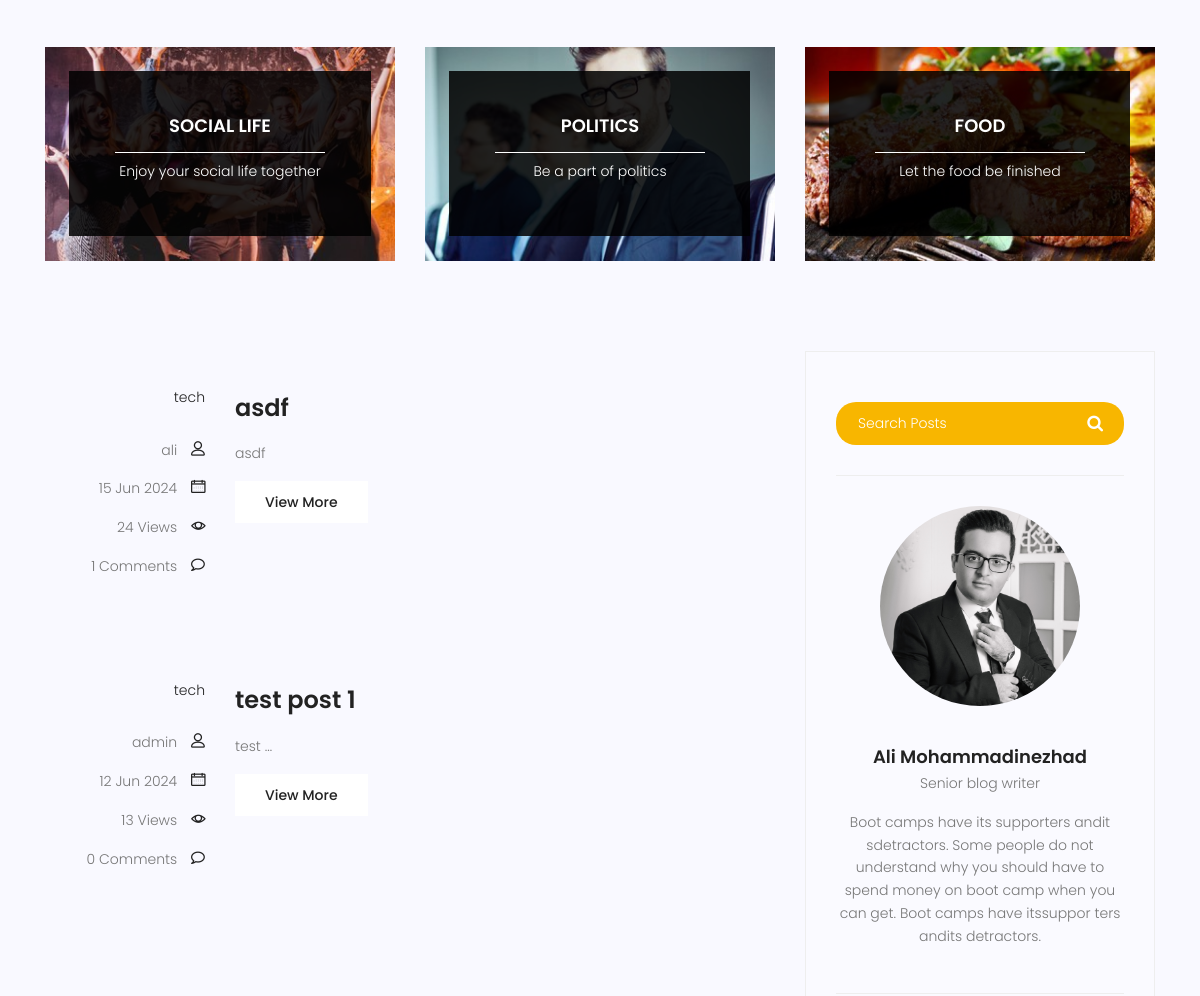
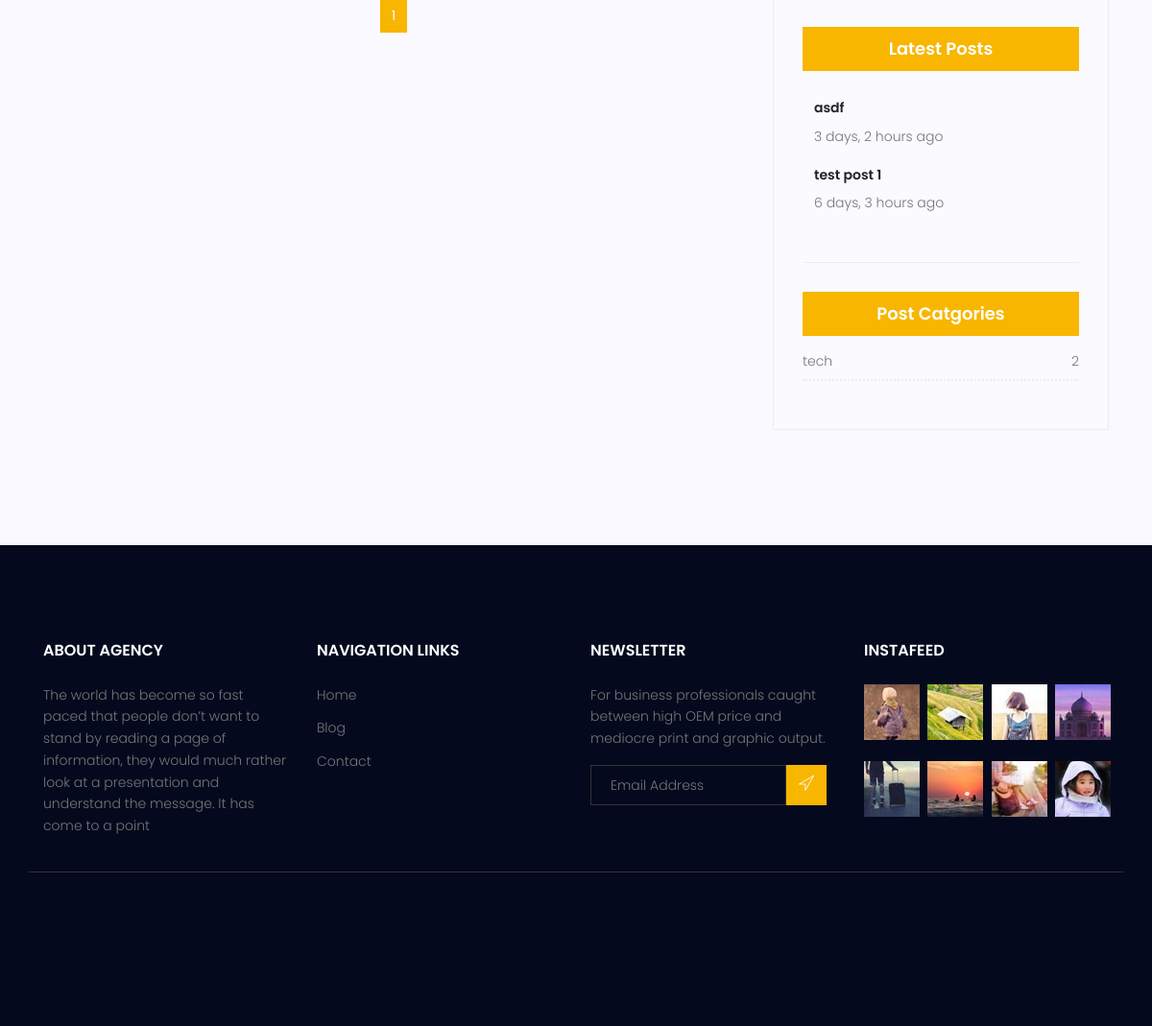
/blog/ (lower part), run on an earlier commit of the app's database (2 pictures, top to bottom).
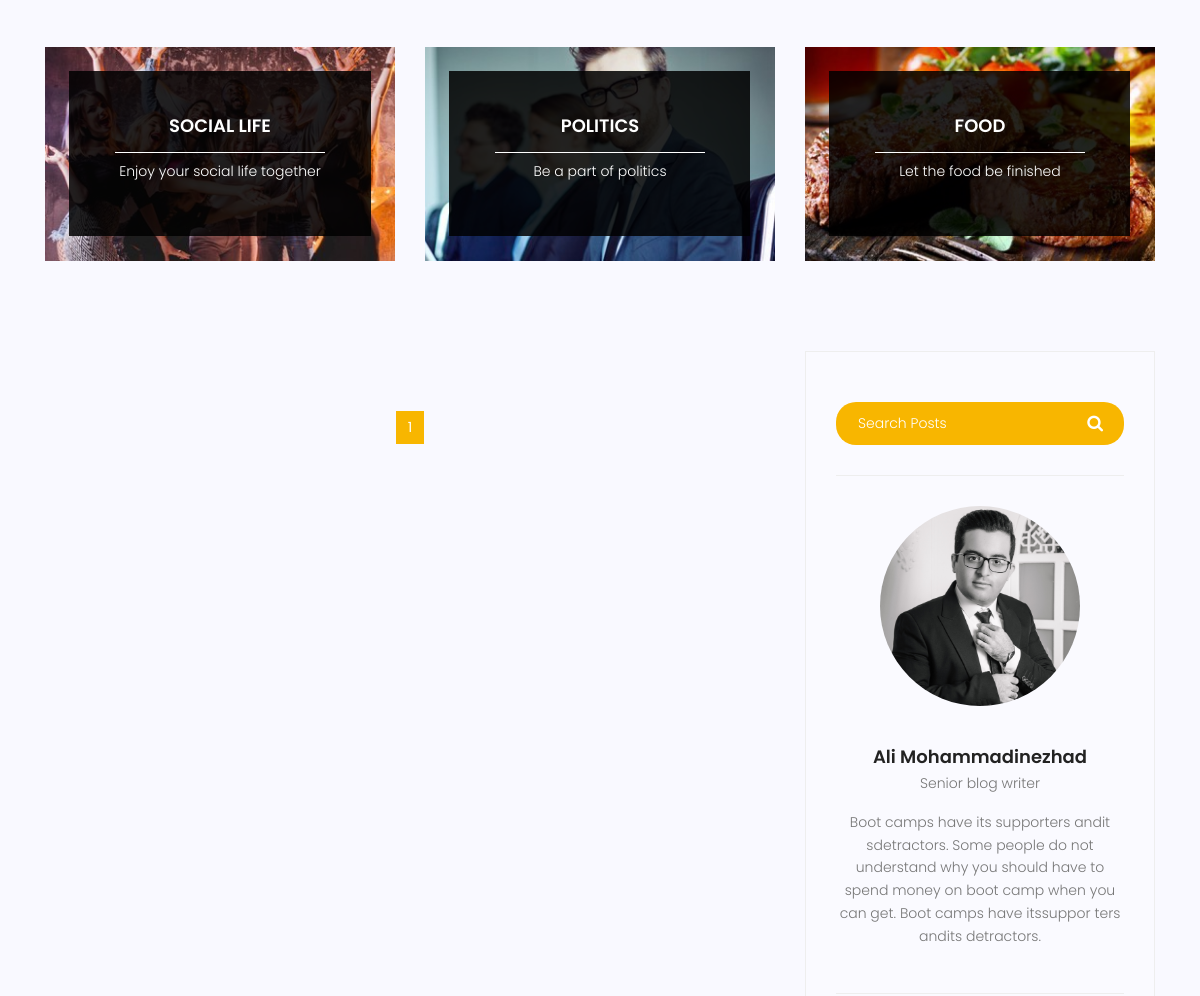
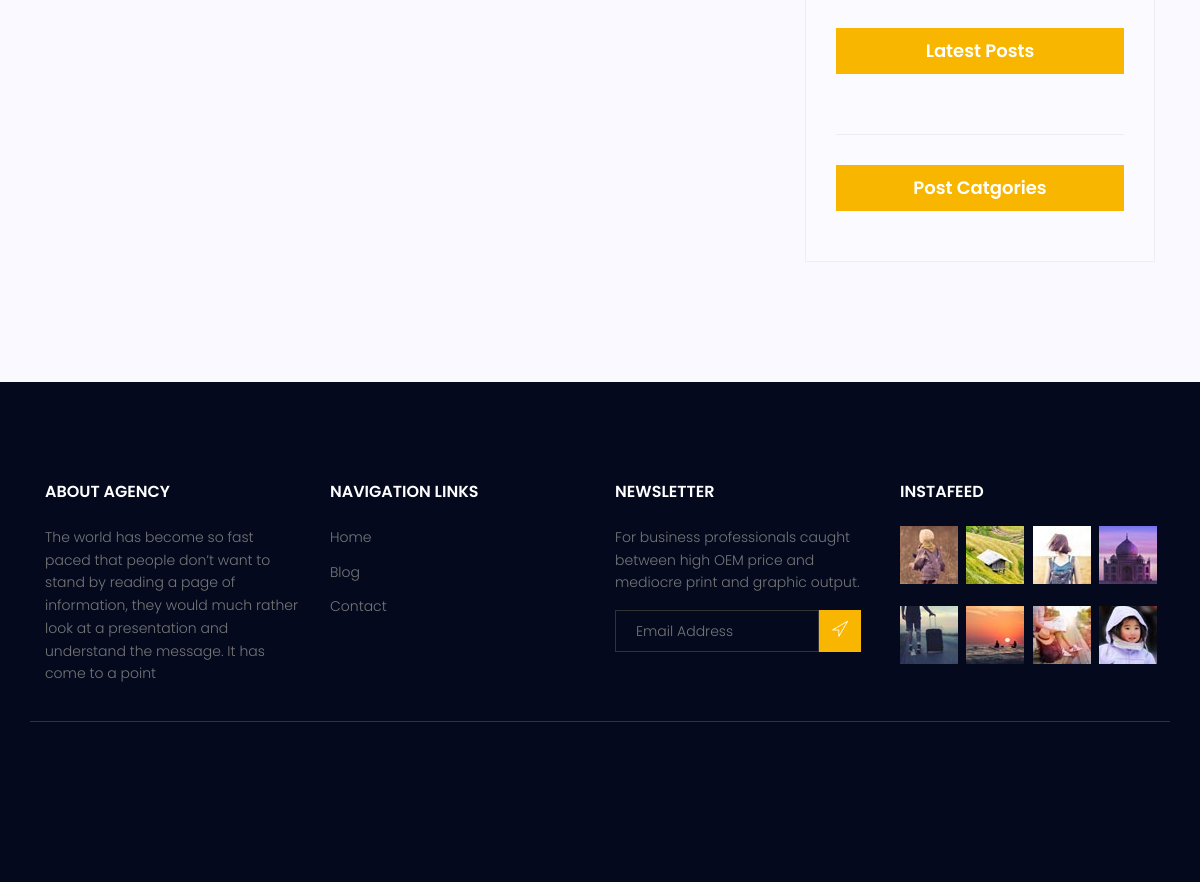
And on a later commit of the database (2 pictures, top to bottom).
### blog/models.py (models this page shows, shortened)
class Category(models.Model):
    name = models.CharField(max_length=255)
    def __str__(self) -> str:
        return self.name

class Post(models.Model):
    image = models.ImageField(upload_to='blog/', default='blog/default_image.png')
    author = models.ForeignKey(settings.AUTH_USER_MODEL, related_name='posts', on_delete=models.SET_NULL, null=True)
    title = models.CharField(max_length=255)
    content = HTMLField()
    tags = TaggableManager()
    category = models.ManyToManyField(Category)
    counted_view = models.IntegerField(default=0)
    status = models.BooleanField(default=False)
    login_require = models.BooleanField(default=False)
    published_datetime = models.DateTimeField(null=True)
    created_datetime = models.DateTimeField(auto_now_add=True)
    modified_datetime = models.DateTimeField(auto_now=True)
    class Meta:
        ordering = ['-created_datetime']

### accounts/models.py (models this page shows, shortened)
class CustomUser(AbstractUser):
    email = models.EmailField(_("email address"), unique=True)

### blog/views.py (the view)
# urls.py: path('', views.blog_list_view, name='list_view'),
def blog_list_view(request, **kwargs):
    posts = Post.objects.filter(status=True)
    posts = posts.filter(published_datetime__lte=now()).select_related('author').prefetch_related('category')
    if kwargs.get("cat_name"):
        posts = posts.filter(category__name=kwargs.get("cat_name"))
    if kwargs.get("tag_name"):
        posts = posts.filter(tags__name__in=[kwargs.get("tag_name")])
    posts = Paginator(posts, 3)
    try:
        page_number = request.GET.get("page")
        posts = posts.get_page(page_number)
    except PageNotAnInteger:
        posts = posts.get_page(1)
    except EmptyPage:
        posts = posts.get_page(1)
    context = {"posts": posts}
    return render(request, "blog/blog-home.html", context)

### blog/templatetags/blog_tags.py (called while the page is built)
@register.inclusion_tag("blog/blog-latest-post.html")
def latestposts(arg=3):
    posts = Post.objects.filter(status=True, published_datetime__lte=now()).order_by(
        "-published_datetime"
    ).prefetch_related('category').select_related('author')[:arg]
    return {"posts": posts}

@register.inclusion_tag("blog/blog-category.html")
def post_categories():
    posts = Post.objects.filter(status=True, published_datetime__lte=now()).select_related('author').prefetch_related(
        'category').order_by('-published_datetime')
    categories = Category.objects.prefetch_related('post_set')
    cat_dict = {}
    for name in categories:
        cat_dict[name] = posts.filter(category=name).count()
    return {"categories": cat_dict}

@register.simple_tag(name='comment_count')
def comment_count(pid):
    return (Comment.objects.filter(post=pid, approved=True)
            .prefetch_related('post__category__post_set')
            .select_related('post__author').count())

### templates/blog/blog-home.html (shortened to what this page needs)
{% extends '_base.html'%}
{% load static %}
{% load blog_tags %}
{% block content %}
<section class="top-category-widget-area pt-90 pb-90">
  <div class="container">
    <div class="row">
      <div class="col-lg-4">
        <div class="single-cat-widget">
          <div class="content relative">
            <div class="overlay overlay-bg"></div>
            <a href="#" target="_blank">
              <div class="thumb">
                <img
                  class="content-image img-fluid d-block mx-auto"
                  src="{% static 'img/blog/cat-widget1.jpg' %}"
                  alt=""
                />
              </div>
              <div class="content-details">
                <h4 class="content-title mx-auto text-uppercase">
                  Social life
                </h4>
                <span></span>
                <p>Enjoy your social life together</p>
              </div>
            </a>
          </div>
        </div>
      </div>
      <div class="col-lg-4">
        <div class="single-cat-widget">
          <div class="content relative">
            <div class="overlay overlay-bg"></div>
            <a href="#" target="_blank">
              <div class="thumb">
                <img
                  class="content-image img-fluid d-block mx-auto"
                  src="{% static 'img/blog/cat-widget2.jpg' %}"
                  alt=""
                />
              </div>
              <div class="content-details">
                <h4 class="content-title mx-auto text-uppercase">Politics</h4>
                <span></span>
                <p>Be a part of politics</p>
              </div>
            </a>
          </div>
        </div>
      </div>
      <div class="col-lg-4">
        <div class="single-cat-widget">
          <div class="content relative">
            <div class="overlay overlay-bg"></div>
            <a href="#" target="_blank">
              <div class="thumb">
                <img
                  class="content-image img-fluid d-block mx-auto"
                  src="{% static 'img/blog/cat-widget3.jpg' %}"
                  alt=""
                />
              </div>
              <div class="content-details">
                <h4 class="content-title mx-auto text-uppercase">Food</h4>
                <span></span>
                <p>Let the food be finished</p>
              </div>
            </a>
          </div>
        </div>
      </div>
    </div>
  </div>
</section>
<section class="post-content-area">
  <div class="container">
    <div class="row">
      <div class="col-lg-8 posts-list">
        {% for post in posts %}
        <div class="single-post row">
          <div class="col-lg-3 col-md-3 meta-details">
            <ul class="tags">
              <li>
                  {% for cat in post.category.all %}
                   <a href="{% url 'blog:category' cat_name=cat.name %}"> {{ cat.name }} {% if not forloop.last %} , {% endif %} </a>
                  {% endfor %}
                </li>
            </ul>
            <div class="user-details row">
              <p class="user-name col-lg-12 col-md-12 col-6">
                <a href="#">{{ post.author.username }}</a>
                <span class="lnr lnr-user"></span>
              </p>
              <p class="date col-lg-12 col-md-12 col-6">
                <a href="#">{{post.published_datetime|date:"d M Y" }}</a>
                <span class="lnr lnr-calendar-full"></span>
              </p>
              <p class="view col-lg-12 col-md-12 col-6">
                <a href="#">{{post.counted_view}} Views</a>
                <span class="lnr lnr-eye"></span>
              </p>
              <p class="comments col-lg-12 col-md-12 col-6">
                <a href="#">{% comment_count pid=post.id %} Comments</a> <span class="lnr lnr-bubble"></span>
              </p>
            </div>
          </div>
          <div class="col-lg-9 col-md-9">
            <div class="feature-img">
            </div>
            <a
              class="posts-title"
              href="{% url 'blog:detail_view' pk=post.id %}"
              ><h3>{{post.title}}</h3></a
            >
            <p class="excert">
              {{ post.content|safe|truncatewords:1  }}
            </p>
            <a
              href="{% url 'blog:detail_view' pk=post.id %}"
              class="primary-btn"
              >View More</a
            >
          </div>
        </div>
        {% endfor %}
        <nav class="blog-pagination justify-content-center d-flex">
          <ul class="pagination">
            {% for i in posts.paginator.page_range %}
            {% if posts.number == i %}
            <li class="page-item active">
              <a href="?page={{ i }}" class="page-link">{{ i }}</a>
            </li>
            {% else %}
            <li class="page-item">
              <a href="?page={{ i }}" class="page-link">{{ i }}</a>
            </li>
            {% endif %}
            {% endfor %}
          </ul>
        </nav>
      </div>
      <div class="col-lg-4 sidebar-widgets">
        <div class="widget-wrap">
          {% include 'blog/blog-search.html' %}
          {% include 'blog/blog-writer.html' %}
          {% latestposts %}
          {% post_categories %}
        </div>
      </div>
    </div>
  </div>
</section>
{% endblock content %}

### templates/_base.html (shortened to what this page needs)
{% load static %}
<!DOCTYPE html>
<html lang="zxx" class="no-js">
<head>
    <link rel="stylesheet" href="{% static 'css/linearicons.css' %}"/>
    <link rel="stylesheet" href="{% static 'css/font-awesome.min.css' %}"/>
    <link rel="stylesheet" href="{% static 'css/bootstrap.css' %}"/>
    <link rel="stylesheet" href="{% static 'css/magnific-popup.css' %}"/>
    <link rel="stylesheet" href="{% static 'css/jquery-ui.css' %}"/>
    <link rel="stylesheet" href="{% static 'css/nice-select.css' %}"/>
    <link rel="stylesheet" href="{% static 'css/animate.min.css' %}"/>
    <link rel="stylesheet" href="{% static 'css/owl.carousel.css' %}"/>
    <link rel="stylesheet" href="{% static 'css/main.css' %}"/>
</head>
<body>
{% block content %}{% endblock content %}
<footer class="footer-area section-gap">
    <div class="container">
        <div class="row">
            <div class="col-lg-3 col-md-6 col-sm-6">
                <div class="single-footer-widget">
                    <h6>About Agency</h6>
                    <p>
                        The world has become so fast paced that people don’t want to
                        stand by reading a page of information, they would much rather
                        look at a presentation and understand the message. It has come
                        to a point
                    </p>
                </div>
            </div>
            <div class="col-lg-3 col-md-6 col-sm-6">
                <div class="single-footer-widget">
                    <h6>Navigation Links</h6>
                    <div class="row">
                        <div class="col">
                            <ul>
                                <li><a href="{% url 'website:index' %}">Home</a></li>
                                <li><a href="{% url 'blog:list_view' %}">Blog</a></li>
                                <li><a href="{% url 'website:contact' %}">Contact</a></li>
                            </ul>
                        </div>
                    </div>
                </div>
            </div>
            <div class="col-lg-3 col-md-6 col-sm-6">
                <div class="single-footer-widget">
                    <h6>Newsletter</h6>
                    <p>
                        For business professionals caught between high OEM price and
                        mediocre print and graphic output.
                    </p>
                    <div>
                        <form
                                action="{% url 'website:newsletter' %}"
                                method="post"
                                class="subscription relative"
                        >
                            <div class="input-group d-flex flex-row">
                                <input
                                        name="email"
                                        placeholder="Email Address"
                                        onfocus="this.placeholder = ''"
                                        onblur="this.placeholder = 'Email Address '"
                                        required=""
                                        type="email"
                                />
                                <button class="btn bb-btn" type="submit">
                                    <span class="lnr lnr-location"></span>
                                </button>
                            </div>
                        </form>
                    </div>
                </div>
            </div>
            <div class="col-lg-3 col-md-6 col-sm-6">
                <div class="single-footer-widget mail-chimp">
                    <h6 class="mb-20">InstaFeed</h6>
                    <ul class="instafeed d-flex flex-wrap">
                        <li><img src="{% static 'img/i1.jpg' %}" alt=""/></li>
                        <li><img src="{% static 'img/i2.jpg' %}" alt=""/></li>
                        <li><img src="{% static 'img/i3.jpg' %}" alt=""/></li>
                        <li><img src="{% static 'img/i4.jpg' %}" alt=""/></li>
                        <li><img src="{% static 'img/i5.jpg' %}" alt=""/></li>
                        <li><img src="{% static 'img/i6.jpg' %}" alt=""/></li>
                        <li><img src="{% static 'img/i7.jpg' %}" alt=""/></li>
                        <li><img src="{% static 'img/i8.jpg' %}" alt=""/></li>
                    </ul>
                </div>
            </div>
        </div>
        <div
                class="row footer-bottom d-flex justify-content-between align-items-center"
        >
        </div>
    </div>
</footer>
</body>
</html>

### templates/blog/blog-search.html
<div class="single-sidebar-widget search-widget">
    <form class="search-form" action="{% url 'blog:search' %}" method="get">
      <input
        placeholder="Search Posts"
        name="q"
        type="text"
        onfocus="this.placeholder = ''"
        onblur="this.placeholder = 'Search Posts'"
      />
      <button type="submit"><i class="fa fa-search"></i></button>
    </form>
  </div>

### templates/blog/blog-writer.html
{% load static %}
<div class="single-sidebar-widget user-info-widget">
    <img src="{% static 'img/blog/profile.jpg' %}" alt="" style="max-width: 200px; max-height: 200px; border-radius: 100px;" />
    <a href="#"><h4>Ali Mohammadinezhad</h4></a>
    <p>Senior blog writer</p>
    <p>
      Boot camps have its supporters andit sdetractors. Some people do
      not understand why you should have to spend money on boot camp
      when you can get. Boot camps have itssuppor ters andits
      detractors.
    </p>
  </div>

### templates/blog/blog-latest-post.html (shortened to what this page needs)
{% load static %}
{% load humanize %}
<div class="single-sidebar-widget popular-post-widget">
    <h4 class="popular-title">Latest Posts</h4>
    <div class="popular-post-list">
      {% for post in posts %}
      <div class="single-post-list d-flex flex-row align-items-center">
        <div class="details">
          <a href="{% url 'blog:detail_view' post.id %}"
            ><h6>{{ post.title }}</h6></a
          >
          <p>{{ post.published_datetime|naturaltime }}</p>
        </div>
      </div>
      {% endfor %}
    </div>
  </div>

### templates/blog/blog-category.html
<div class="single-sidebar-widget post-category-widget">
    <h4 class="category-title">Post Catgories</h4>
    <ul class="cat-list">
      {% for name, count in categories.items %}
      <li>
        <a href="{% url 'blog:category' cat_name=name %}" class="d-flex justify-content-between">
          <p>{{ name }}</p>
          <p>{{ count }}</p>
        </a>
      </li>
      {% endfor %}
  </div>

What changed in the data, as far as the page shows it:
removed Post: author.username "ali", published_datetime "15 Jun 2024", counted_view "24", id "1", title "asdf", content "asdf", published_datetime "3 days, 2 hours ago"
removed Category: name "tech", count "2"
removed Post: author.username "admin", published_datetime "12 Jun 2024", counted_view "13", id "0", title "test post 1", content "test …", published_datetime "6 days, 3 hours ago"
